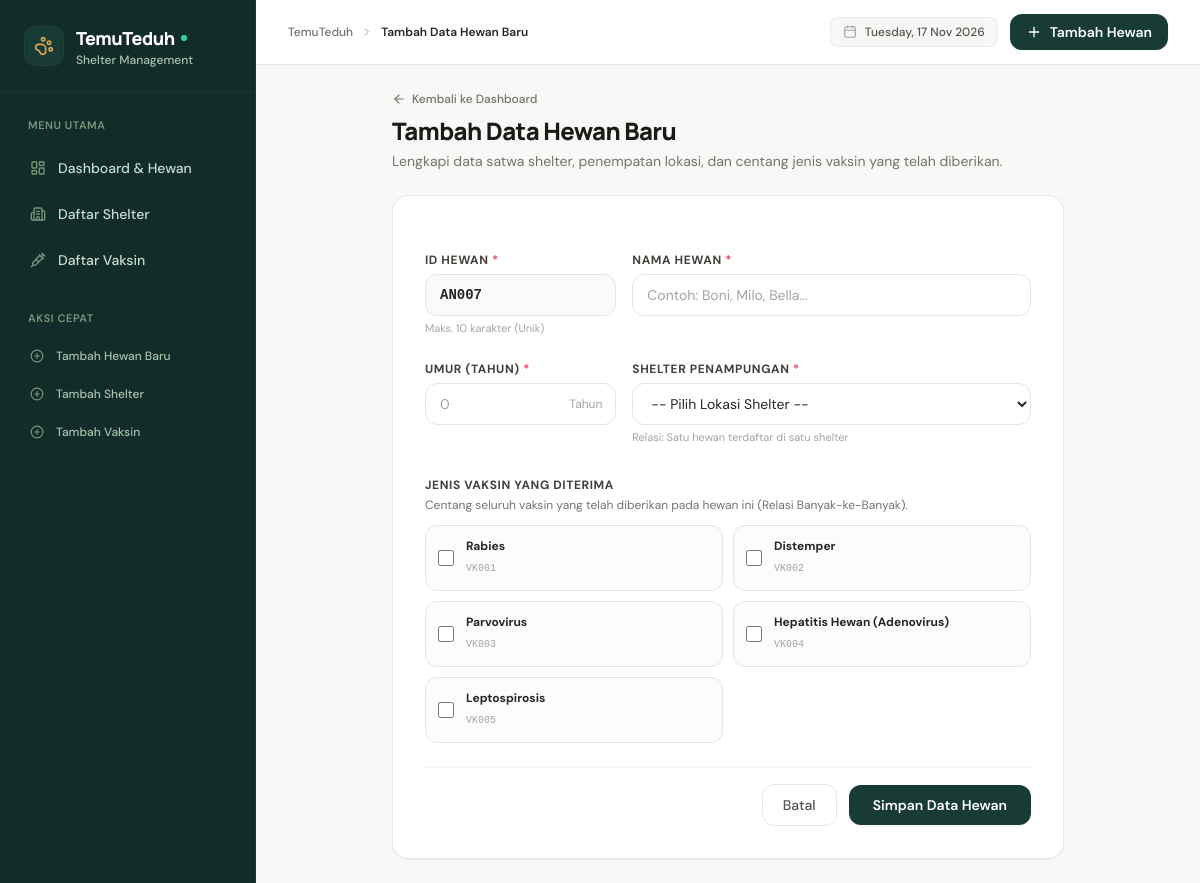
Screenshot of /index.php?page=animals&action=create with the database file from the repository.
### tables this page shows
CREATE TABLE `vaccines` (
    `id` VARCHAR(10) NOT NULL,
    `name` VARCHAR(100) NOT NULL,
    PRIMARY KEY (`id`)
);

### app/controllers/AnimalController.php (called while the page is built, shortened)
<?php
class AnimalController extends BaseController
{
    private AnimalModel $animalModel;
    private ShelterModel $shelterModel;
    private VaccineModel $vaccineModel;
    public function __construct()
    {
        $this->animalModel  = new AnimalModel();
        $this->shelterModel = new ShelterModel();
        $this->vaccineModel = new VaccineModel();
    }
    public function create(): void
    {
        $shelters = $this->shelterModel->findAll();
        $vaccines = $this->vaccineModel->findAll();
        $suggestedId = $this->animalModel->generateNextId();
        $this->render('animals/create', [
            'pageTitle'   => 'Tambah Data Hewan Baru',
            'activeMenu'  => 'animals',
            'shelters'    => $shelters,
            'vaccines'    => $vaccines,
            'suggestedId' => $suggestedId,
            'formData'    => [
                'id'         => $suggestedId,
                'name'       => '',
                'shelter_id' => '',
                'age'        => '',
                'vaccines'   => []
            ],
            'errors'      => []
        ]);
    }
}

### app/core/Router.php (called while the page is built, shortened)
<?php
class Router
{
    public function dispatch(): void
    {
        $action = isset($_GET['action']) && trim($_GET['action']) !== ''
            ? trim($_GET['action'])
            : 'index';
        $controller = new $controllerName();
        $controller->$action();
    }
    public static function url(string $page = 'dashboard', string $action = 'index', array $params = []): string
    {
        $query = ['page' => $page];
        if ($action !== 'index' || !empty($params)) {
            $query['action'] = $action;
        }
        return 'index.php?' . http_build_query($query);
    }
}

### public/index.php (called while the page is built, shortened)
<?php
require_once APP_PATH . '/core/Database.php';
require_once APP_PATH . '/core/BaseModel.php';
require_once APP_PATH . '/core/Router.php';
require_once APP_PATH . '/models/VaccineModel.php';
$router = new Router();
$router->dispatch();

### app/core/Database.php (called while the page is built, shortened)
<?php
class Database
{
    private static ?PDO $instance = null;
    public static function getConnection(): PDO
    {
        if (self::$instance === null) {
            $configPath = dirname(__DIR__, 2) . '/config/database.php';
            $config = require $configPath;
            $dsn = sprintf(
                "mysql:host=%s;port=%s;dbname=%s;charset=%s",
                $config['host'],
                $config['port'],
                $config['dbname'],
                $config['charset']
            );
            try {
                self::$instance = new PDO(
                    $dsn,
                    $config['username'],
                    $config['password'],
                    $config['options']
                );
            } catch (PDOException $e) {
                die("Koneksi Database Gagal: " . htmlspecialchars($e->getMessage()));
            }
        }
        return self::$instance;
    }
}

### app/models/VaccineModel.php (called while the page is built, shortened)
<?php
class VaccineModel extends BaseModel
{
    protected string $table = 'vaccines';
    public function findAll(): array
    {
        $sql = "SELECT v.id, v.name, COUNT(av.animal_id) AS animal_count
                FROM `{$this->table}` v
                LEFT JOIN `animal_vaccine` av ON v.id = av.vaccine_id
                GROUP BY v.id, v.name
                ORDER BY v.id ASC";
        $stmt = $this->query($sql);
        return $stmt->fetchAll();
    }
}

### app/core/BaseModel.php (called while the page is built, shortened)
<?php
abstract class BaseModel
{
    protected PDO $db;
    public function __construct()
    {
        $this->db = Database::getConnection();
    }
    protected function query(string $sql, array $params = []): PDOStatement
    {
        $stmt = $this->db->prepare($sql);
        $stmt->execute($params);
        return $stmt;
    }
}

### app/views/animals/create.php (the view, shortened to what this page needs)
<div class="max-w-2xl mx-auto">
    <div class="mb-6">
        <a href="<?= Router::url('dashboard') ?>" class="inline-flex items-center gap-1.5 text-xs text-stone-500 hover:text-forest-800 font-medium mb-2 transition">
            <i data-lucide="arrow-left" class="w-3.5 h-3.5"></i>
            <span>Kembali ke Dashboard</span>
        </a>
        <h1 class="text-2xl font-heading font-extrabold text-stone-900 tracking-tight">
            Tambah Data Hewan Baru
        </h1>
        <p class="text-xs sm:text-sm text-stone-500 mt-1">
            Lengkapi data satwa shelter, penempatan lokasi, dan centang jenis vaksin yang telah diberikan.
        </p>
    </div>
    <div class="bg-white rounded-2xl border border-stone-200/90 shadow-sm overflow-hidden p-6 sm:p-8">
        <form method="POST" action="<?= Router::url('animals', 'store') ?>" class="space-y-6">
            <div class="grid grid-cols-1 sm:grid-cols-3 gap-4">
                <div class="sm:col-span-1">
                    <label for="id" class="block text-xs font-bold uppercase tracking-wider text-stone-700 mb-1.5">
                        ID Hewan <span class="text-rose-500">*</span>
                    </label>
                    <input type="text"
                           id="id"
                           name="id"
                           value="<?= htmlspecialchars($formData['id'] ?? $suggestedId) ?>"
                           maxlength="10"
                           required
                           class="w-full px-3.5 py-2.5 bg-stone-50 border <?= isset($errors['id']) ? 'border-rose-400 ring-1 ring-rose-400' : 'border-stone-200' ?> rounded-xl text-sm font-mono font-bold text-stone-800 focus:outline-none focus:ring-2 focus:ring-forest-800/10 focus:border-forest-800 transition">
                    <?php if (isset($errors['id'])): ?>
                        <p class="text-xs text-rose-500 mt-1"><?= $errors['id'] ?></p>
                    <?php else: ?>
                        <p class="text-[11px] text-stone-400 mt-1">Maks. 10 karakter (Unik)</p>
                    <?php endif; ?>
                </div>
                <div class="sm:col-span-2">
                    <label for="name" class="block text-xs font-bold uppercase tracking-wider text-stone-700 mb-1.5">
                        Nama Hewan <span class="text-rose-500">*</span>
                    </label>
                    <input type="text"
                           id="name"
                           name="name"
                           value="<?= htmlspecialchars($formData['name'] ?? '') ?>"
                           placeholder="Contoh: Boni, Milo, Bella..."
                           maxlength="100"
                           required
                           class="w-full px-3.5 py-2.5 bg-white border <?= isset($errors['name']) ? 'border-rose-400 ring-1 ring-rose-400' : 'border-stone-200' ?> rounded-xl text-sm text-stone-800 placeholder-stone-400 focus:outline-none focus:ring-2 focus:ring-forest-800/10 focus:border-forest-800 transition">
                </div>
            </div>
            <div class="grid grid-cols-1 sm:grid-cols-3 gap-4">
                <div class="sm:col-span-1">
                    <label for="age" class="block text-xs font-bold uppercase tracking-wider text-stone-700 mb-1.5">
                        Umur (Tahun) <span class="text-rose-500">*</span>
                    </label>
                    <div class="relative">
                        <input type="number"
                               id="age"
                               name="age"
                               min="0"
                               max="99"
                               value="<?= htmlspecialchars((string)($formData['age'] ?? '')) ?>"
                               placeholder="0"
                               required
                               class="w-full px-3.5 py-2.5 bg-white border <?= isset($errors['age']) ? 'border-rose-400 ring-1 ring-rose-400' : 'border-stone-200' ?> rounded-xl text-sm text-stone-800 focus:outline-none focus:ring-2 focus:ring-forest-800/10 focus:border-forest-800 transition">
                        <span class="absolute inset-y-0 right-0 pr-3.5 flex items-center text-xs text-stone-400 pointer-events-none">
                        </span>
                    </div>
                </div>
                <div class="sm:col-span-2">
                    <label for="shelter_id" class="block text-xs font-bold uppercase tracking-wider text-stone-700 mb-1.5">
                        Shelter Penampungan <span class="text-rose-500">*</span>
                    </label>
                    <select id="shelter_id"
                            name="shelter_id"
                            required
                            class="w-full px-3.5 py-2.5 bg-white border <?= isset($errors['shelter_id']) ? 'border-rose-400 ring-1 ring-rose-400' : 'border-stone-200' ?> rounded-xl text-sm text-stone-800 focus:outline-none focus:ring-2 focus:ring-forest-800/10 focus:border-forest-800 transition">
                        <option value="">-- Pilih Lokasi Shelter --</option>
                    </select>
                    <?php if (isset($errors['shelter_id'])): ?>
                        <p class="text-xs text-rose-500 mt-1"><?= $errors['shelter_id'] ?></p>
                    <?php else: ?>
                        <p class="text-[11px] text-stone-400 mt-1">Relasi: Satu hewan terdaftar di satu shelter</p>
                    <?php endif; ?>
                </div>
            </div>
            <div class="pt-2">
                <label class="block text-xs font-bold uppercase tracking-wider text-stone-700 mb-1">
                    Jenis Vaksin yang Diterima
                </label>
                <p class="text-xs text-stone-500 mb-3">
                    Centang seluruh vaksin yang telah diberikan pada hewan ini (Relasi Banyak-ke-Banyak).
                </p>
                <?php if (empty($vaccines)): ?>
                    <div class="p-4 rounded-xl bg-stone-50 border border-stone-200 text-xs text-stone-500">
                        Belum ada data master vaksin. Silakan tambahkan melalui menu <a href="<?= Router::url('vaccines', 'create') ?>" class="text-forest-800 underline font-semibold">Daftar Vaksin</a> terlebih dahulu.
                    </div>
                <?php else: ?>
                    <div class="grid grid-cols-1 sm:grid-cols-2 gap-2.5">
                        <?php
                        $selectedVaccines = (array)($formData['vaccines'] ?? []);
                        foreach ($vaccines as $vac):
                            $isChecked = in_array($vac['id'], $selectedVaccines);
                        ?>
                            <label class="custom-checkbox-card relative flex items-center p-3 rounded-xl border border-stone-200 hover:border-forest-700/60 cursor-pointer transition select-none bg-stone-50/50">
                                <input type="checkbox"
                                       name="vaccines[]"
                                       value="<?= htmlspecialchars($vac['id']) ?>"
                                       <?= $isChecked ? 'checked' : '' ?>
                                       class="w-4 h-4 text-forest-800 rounded border-stone-300 focus:ring-forest-800 mr-3">
                                <div class="flex-1">
                                    <span class="text-xs font-bold text-stone-800 block"><?= htmlspecialchars($vac['name']) ?></span>
                                    <span class="text-[10px] text-stone-400 font-mono"><?= htmlspecialchars($vac['id']) ?></span>
                                </div>
                            </label>
                        <?php endforeach; ?>
                    </div>
                <?php endif; ?>
            </div>
            <div class="pt-4 border-t border-stone-100 flex items-center justify-end gap-3">
                <a href="<?= Router::url('dashboard') ?>"
                   class="px-5 py-2.5 rounded-xl border border-stone-200 text-stone-600 hover:bg-stone-50 text-xs sm:text-sm font-medium transition">
                    Batal
                </a>
                <button type="submit"
                        class="px-6 py-2.5 rounded-xl bg-forest-800 hover:bg-forest-900 text-white text-xs sm:text-sm font-semibold transition shadow-sm">
                    Simpan Data Hewan
                </button>
            </div>
        </form>
    </div>
</div>

### public/assets/css/app.css (style rules this page uses)
:root { --color-forest: #183B36; --color-forest-dark: #122E2A; --color-leaf: #78977B; --color-mint: #E6EFE8; --color-mint-light: #F2F7F3; --color-bg: #F7F9F7; --color-text: #24332F; --color-text-muted: #667571; --color-amber: #D6A653; }
body { font-family: 'DM Sans', -apple-system, BlinkMacSystemFont, sans-serif; background-color: var(--color-bg); color: var(--color-text); -webkit-font-smoothing: antialiased; -moz-osx-font-smoothing: grayscale; }
h1, h2, h3, h4, h5, h6, .font-heading { font-family: 'Manrope', -apple-system, BlinkMacSystemFont, sans-serif; letter-spacing: -0.02em; }

### rows the page displays
vaccines: name "Rabies", id "VK001"
vaccines: name "Distemper", id "VK002"
vaccines: name "Parvovirus", id "VK003"
vaccines: name "Hepatitis Hewan (Adenovirus)", id "VK004"
vaccines: name "Leptospirosis", id "VK005"

### other values shown
$pageTitle "Tambah Data Hewan Baru"
